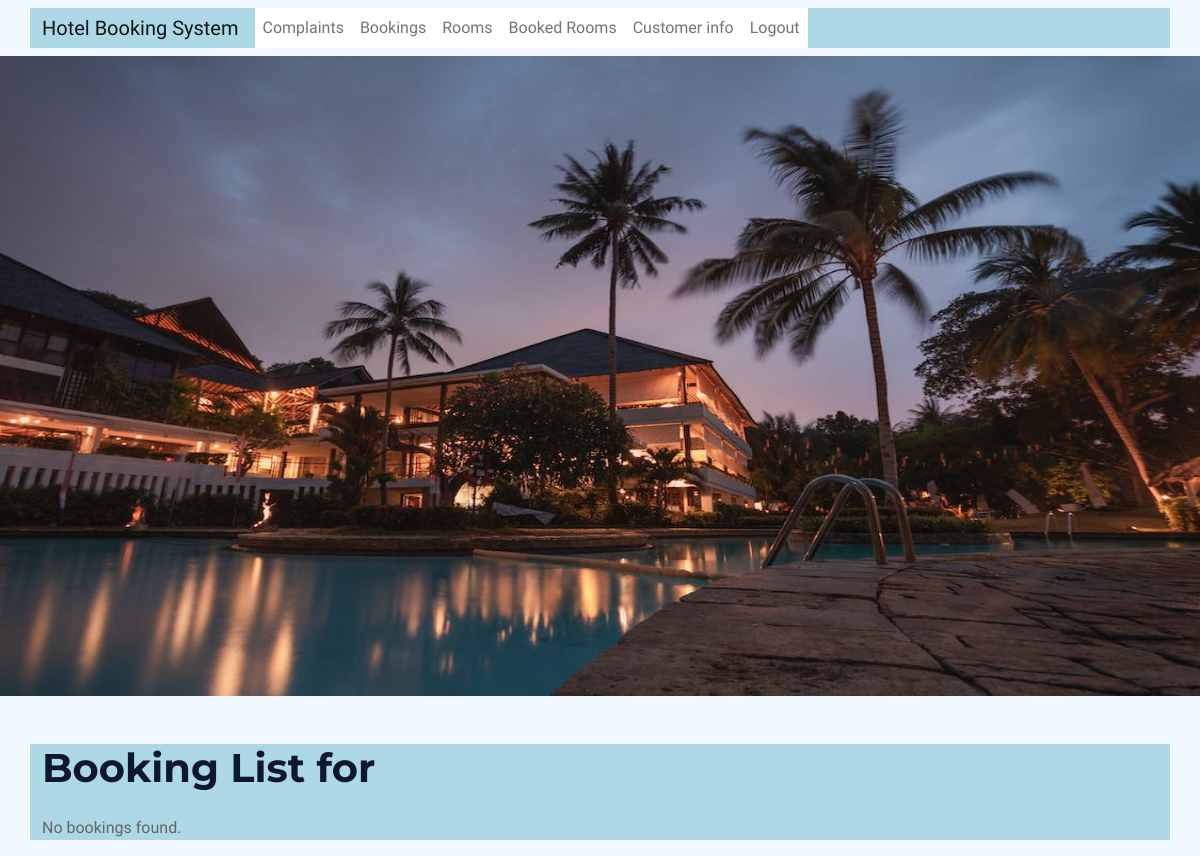
The page /customer_bookings/11/ (signed in) on the database as committed earlier.
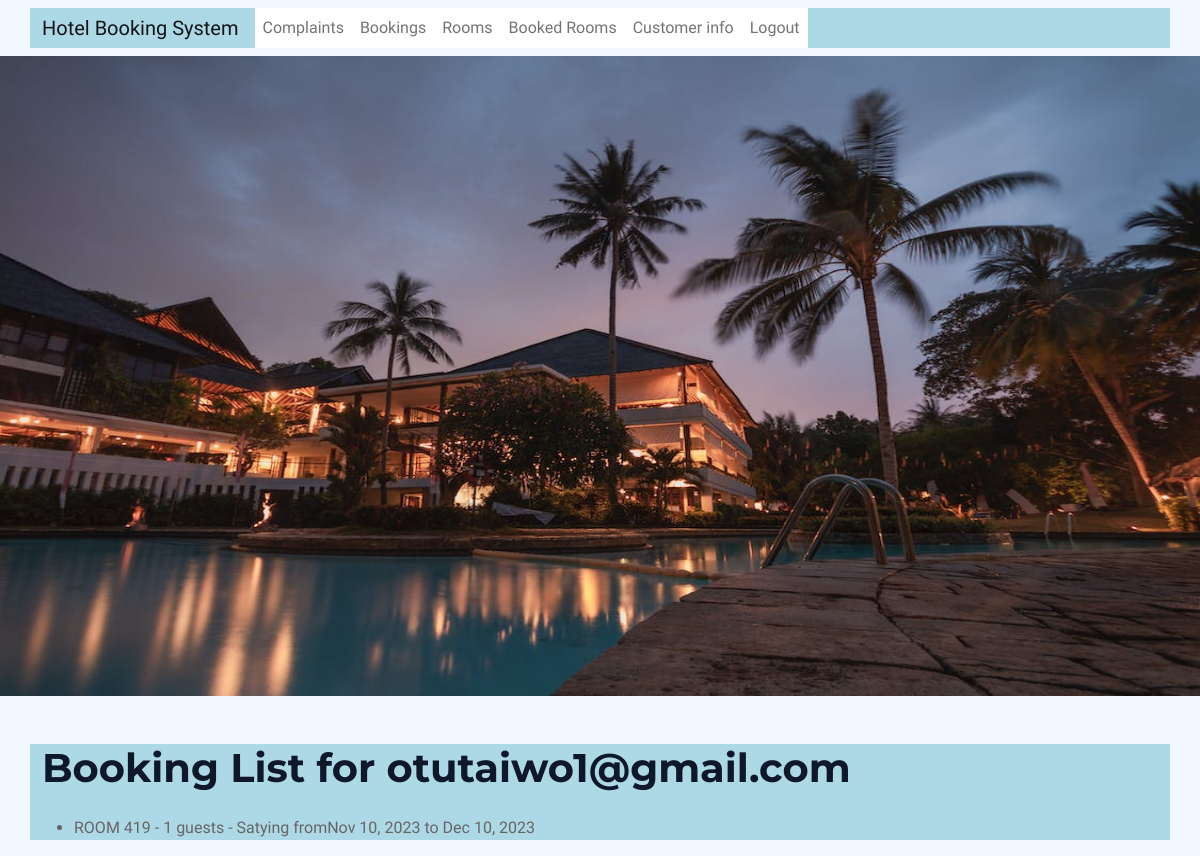
The same page on the database as committed later.
### bookings/models.py (models this page shows, shortened)
class Booking(models.Model):
    user = models.ForeignKey(settings.AUTH_USER_MODEL, on_delete=models.CASCADE)
    admin_user= models.ForeignKey(settings.AUTH_USER_MODEL, on_delete=models.CASCADE, related_name='bookings_admin', default=1)
    room = models.ForeignKey(Room, on_delete=models.CASCADE)
    check_in = models.DateField()
    check_out = models.DateField()
    created_at = models.DateTimeField(auto_now_add=True)
    updated_at = models.DateTimeField(auto_now=True)
    status_choices = [
        ('pending', 'Pending'),
        ('accepted', 'Accepted'),
        ('rejected', 'Rejected'),
    ]
    status = models.CharField(max_length=10, choices=status_choices, default='pending')
    number_of_guests = models.PositiveIntegerField()
    customer_email = models.EmailField(max_length=255)
    customer_name =  models.CharField(max_length=100, default='')

class Room(models.Model):
    ROOM_TYPE_CHOICES = (
        ('standard', 'Standard'),
        ('deluxe', 'Deluxe'),
        ('suite', 'Suite'),
    )
    user = models.ForeignKey(settings.AUTH_USER_MODEL, on_delete=models.CASCADE)
    admin_user= models.ForeignKey(settings.AUTH_USER_MODEL, on_delete=models.CASCADE, related_name='room_admin', default=1)
    name = models.CharField(max_length=100)
    room_type = models.CharField(max_length=10, choices=ROOM_TYPE_CHOICES, default='standard')
    room_number = models.PositiveIntegerField(unique=True)
    description = models.TextField(blank=True)
    price = models.DecimalField(max_digits=8, decimal_places=2)
    image = models.ImageField(upload_to='rooms', blank=True)
    available = models.BooleanField(default=True)
    created_at = models.DateTimeField(auto_now_add=True)
    updated_at = models.DateTimeField(auto_now=True)

### accounts/models.py (models this page shows, shortened)
class CustomUser(AbstractBaseUser):
    email = models.EmailField(verbose_name='Email', max_length=255, unique=True)
    first_name = models.CharField(verbose_name='First Name', max_length=255, blank=True)
    last_name = models.CharField(verbose_name='Last Name', max_length=255, blank=True)
    is_staff = models.BooleanField(default=False)
    is_active = models.BooleanField(default=True)
    is_admin = models.BooleanField(default=False)
    is_customer = models.BooleanField(default=True)
    is_superuser = models.BooleanField(default=False)
    created_at = models.DateTimeField(auto_now_add=True)
    updated_at = models.DateTimeField(auto_now=True)
    objects = CustomUserManager()
    USERNAME_FIELD = 'email'
    REQUIRED_FIELDS = []

### bookings/views.py (the view)
# urls.py: path('bookings/<int:user_id>/', CustomerBookingsAPIView.as_view(), name='customer_bookings'),
@login_required
def customer_bookings(request, user_id):
    bookings = Booking.objects.filter(user__id=user_id)
    return render(request, 'customer_bookings.html', {'bookings': bookings})

### bookings/templates/customer_bookings.html
{% extends 'base.html' %}
{% block content %}
  <h1 class="text-2xl font-bold mb-4">Booking List for {{ bookings.0.user.email }}</h1>
  {% if bookings %}
    <ul class="list-disc pl-6">
      {% for booking in bookings %}
        <li class="mb-2">
          <span class="font-bold">{{ booking.room.name }}</span> - {{ booking.number_of_guests }} guests - Satying from{{ booking.check_in|date:"M d, Y" }} to {{ booking.check_out|date:"M d, Y" }}
        </li>
      {% endfor %}
    </ul>
  {% else %}
    <p class="text-gray-500 text-lg">No bookings found.</p>
  {% endif %}
{% endblock %}

Rows that differ between the two databases and show on the page:
added Booking: user.email "otutaiwo1@gmail.com", room.name "ROOM 419", number_of_guests "1", check_in "Nov 10, 2023", check_out "Dec 10, 2023"
Other text that changed with them:
text no longer shown: "No bookings found."
